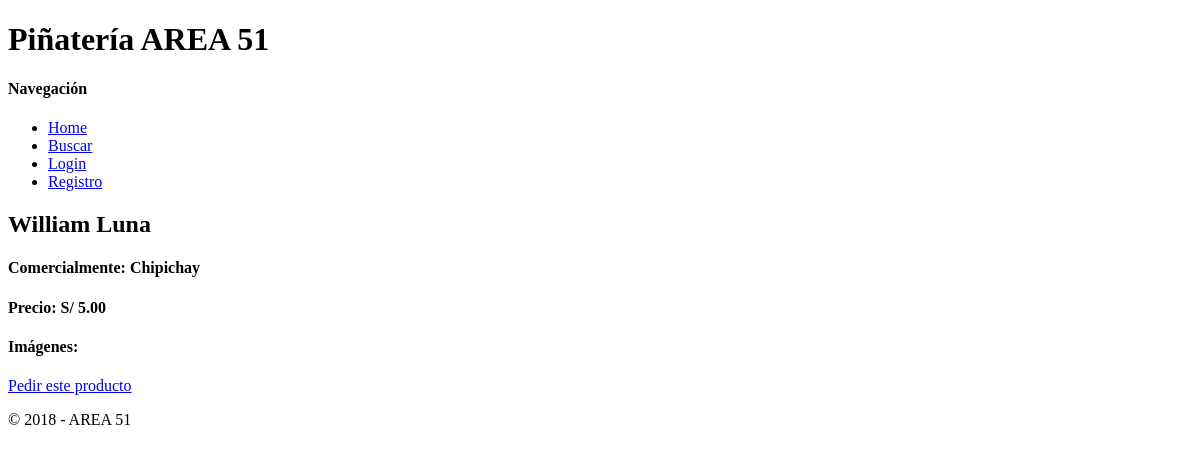
/productos/1/, run on an earlier commit of the app's database.
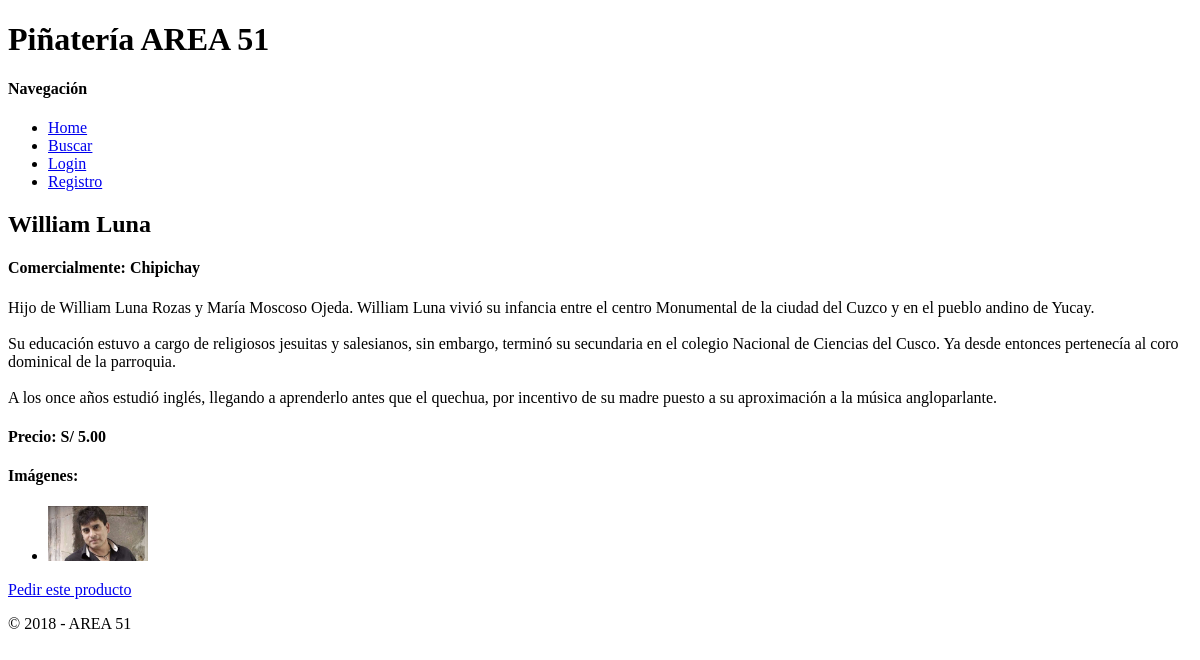
And on a later commit of the database.
### productos/models.py (models this page shows, shortened)
class Producto(models.Model):
    categoria = models.ForeignKey(
        Categoria,
        on_delete=models.CASCADE,
        blank=False,
        null=False,
    )
    personaje = models.CharField(
        max_length=40,
        blank=False,
        null=False
    )
    nombre_comercial = models.CharField(
        max_length=50,
        blank=True,
        null=True
    )
    descripcion = models.TextField(
        blank=True,
        null=True
    )
    precio = models.DecimalField(
        max_digits=15,
        decimal_places=5,
        blank=False,
        null=False
    )

class ImagenProducto(models.Model):
    producto = models.ForeignKey(
        Producto,
        models.CASCADE,
        blank=False,
        null=False,
    )
    imagen = models.ImageField(
        upload_to='productos',
        blank=False,
        null=False
    )

### productos/views.py (the view)
# urls.py: path('<int:pk>/', Detalle.as_view(), name='detalle'),
class Detalle(DetailView):
    template_name = 'detalle.html'
    model = Producto
    context_object_name = 'producto'

### templates/detalle.html (shortened to what this page needs)
{% extends 'base.html' %}
{% block contenido %}
    <h2>{{ producto.personaje }}</h2>
    <h4>Comercialmente: {{ producto.nombre_comercial }}</h4>
    <p>{{ producto.descripcion|linebreaksbr }}</p>
    <h4>Precio: S/ {{ producto.precio|floatformat:2 }}</h4>
    <h4>Imágenes:</h4>
    <ul>
        {% for imagen in producto.imagenproducto_set.all %}
        <li><img src="{{ imagen.imagen.url }}" width="100"></li>
        {% endfor %}
    </ul>
    <a href="{% url 'generar' producto.pk %}">Pedir este producto</a>
{% endblock %}

What changed in the data, as far as the page shows it:
changed Producto "William Luna": descripcion (not shown) → "Hijo de William Luna Rozas y María Moscoso Ojeda. William Luna vivió su infancia entre el centro Monumental de la ciudad del Cuzco y en el pueblo andino de Yucay. Su educación estuvo a cargo de religiosos jesuitas y salesianos, sin embargo, terminó su secundaria en el colegio Nacional de Ciencias del Cusco. Ya desde entonces pertenecía al coro dominical de la parroquia. A los once años estudió inglés, llegando a aprenderlo antes que el quechua, por incentivo de su madre puesto a su aproximación a la música angloparlante."
added ImagenProducto: imagen (picture)
